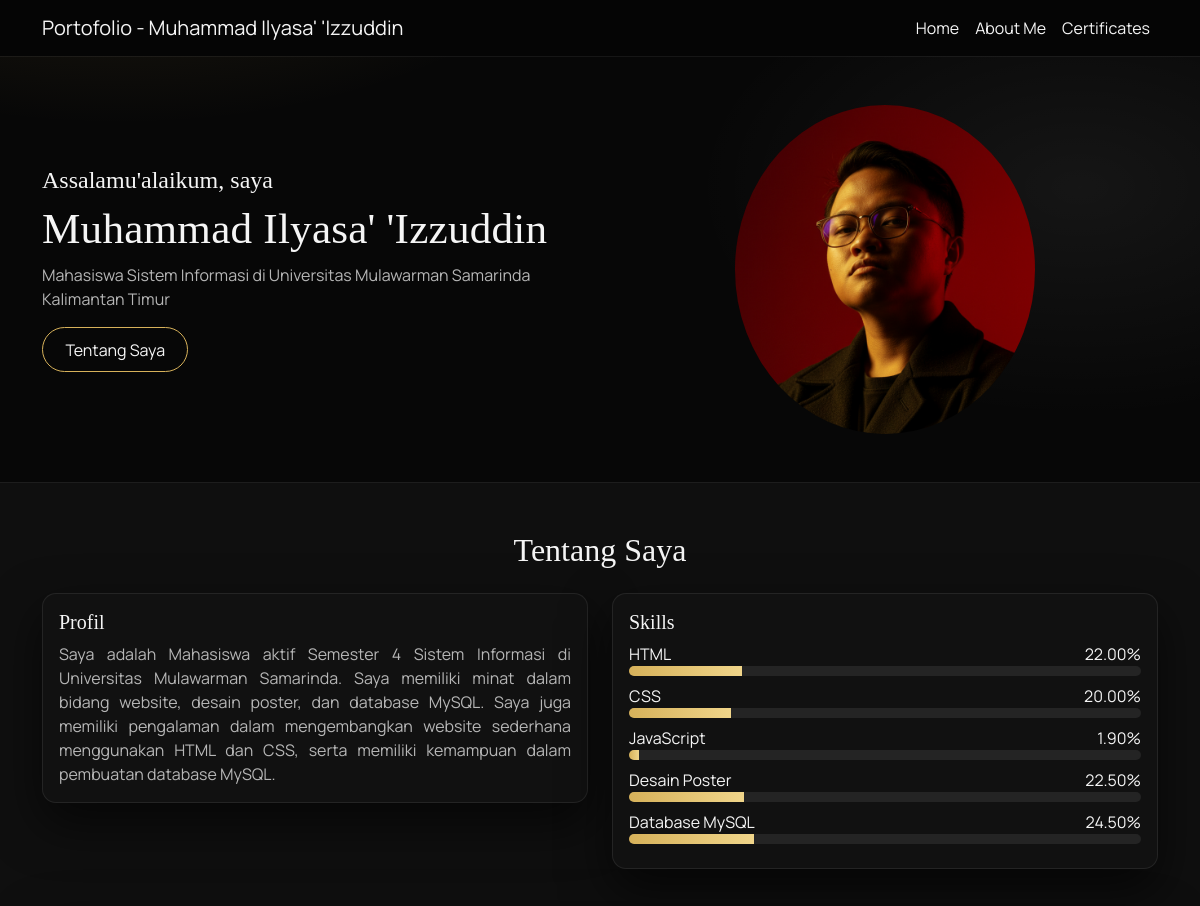
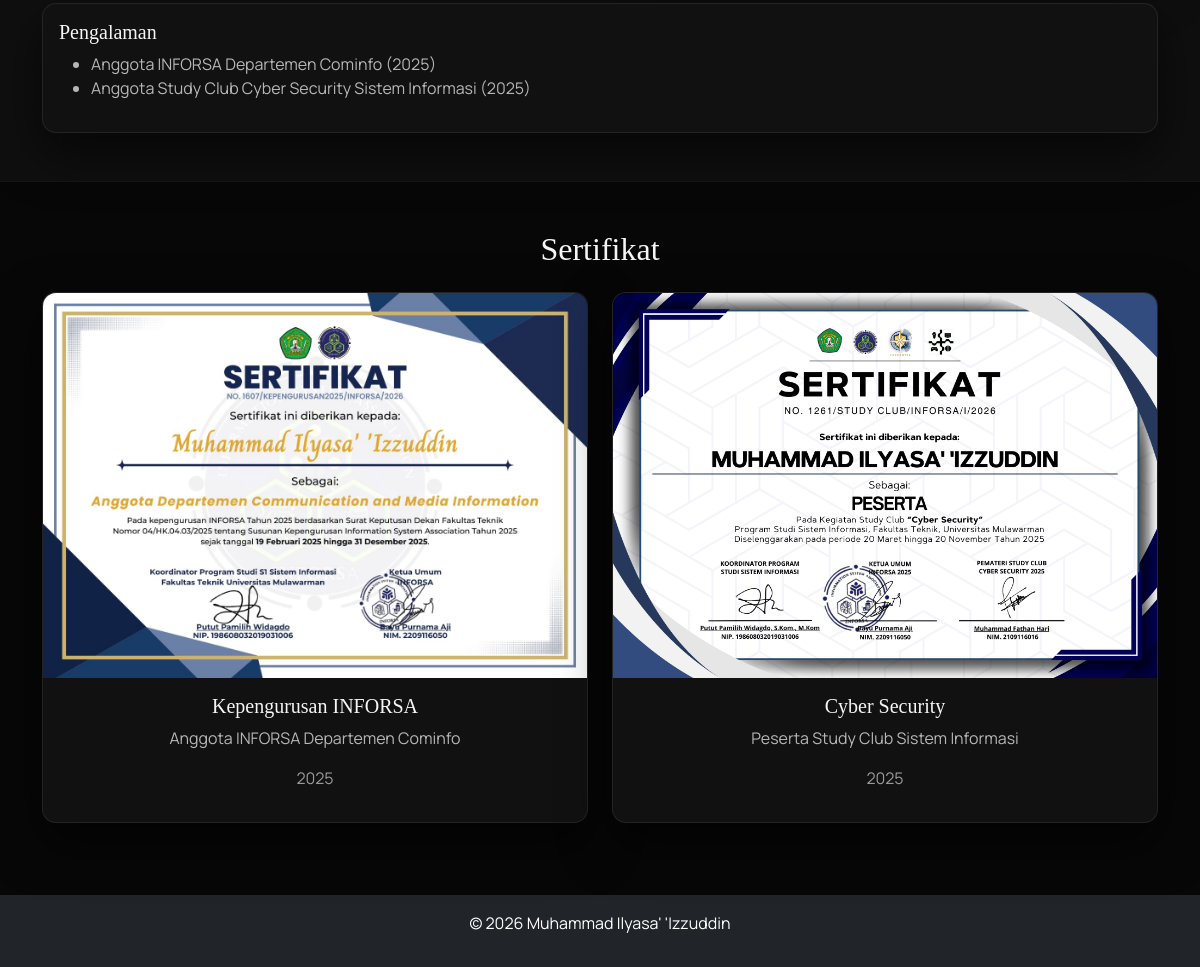
The page / on the database its author committed (2 pictures, top to bottom).
### tables this page shows
CREATE TABLE `profile` (
  `id` int NOT NULL,
  `name` varchar(100) NOT NULL,
  `greeting` varchar(150) NOT NULL,
  `tagline` varchar(200) NOT NULL,
  `description` text NOT NULL,
  `cta_text` varchar(100) NOT NULL,
  `profile_image` varchar(255) NOT NULL,
  `footer_name` varchar(100) NOT NULL,
  `footer_year` varchar(10) NOT NULL
);

CREATE TABLE `about` (
  `id` int NOT NULL,
  `heading` varchar(100) NOT NULL,
  `profile_title` varchar(100) NOT NULL,
  `profile_text` text NOT NULL
);

CREATE TABLE `skills` (
  `id` int NOT NULL,
  `name` varchar(100) NOT NULL,
  `level` decimal(5,2) NOT NULL,
  `sort_order` int NOT NULL DEFAULT '0'
);

CREATE TABLE `experiences` (
  `id` int NOT NULL,
  `description` varchar(255) NOT NULL,
  `sort_order` int NOT NULL DEFAULT '0'
);

CREATE TABLE `certificates` (
  `id` int NOT NULL,
  `title` varchar(150) NOT NULL,
  `description` varchar(255) NOT NULL,
  `year` varchar(10) NOT NULL,
  `image` varchar(255) NOT NULL,
  `sort_order` int NOT NULL DEFAULT '0'
);

### index.php (the view, shortened to what this page needs)
<?php
require __DIR__ . '/config.php';
function e($value) {
    return htmlspecialchars($value ?? '', ENT_QUOTES, 'UTF-8');
}
function asset($path) {
    $path = trim((string) ($path ?? ''));
    $path = ltrim(str_replace('\\', '/', $path), '/');
    $base = rtrim(str_replace('\\', '/', dirname($_SERVER['SCRIPT_NAME'] ?? '')), '/');
    $segments = array_map('rawurlencode', explode('/', $path));
    $encoded = implode('/', $segments);
    if ($base === '' || $base === '.') {
        return '/' . $encoded;
    }
    return $base . '/' . $encoded;
}
$profile = null;
$about = null;
$skills = [];
$experiences = [];
$certificates = [];
if ($conn instanceof mysqli) {
    $profile = $conn->query("SELECT * FROM profile LIMIT 1");
    $profile = $profile ? $profile->fetch_assoc() : null;
    $about = $conn->query("SELECT * FROM about LIMIT 1");
    $about = $about ? $about->fetch_assoc() : null;
    $skillsResult = $conn->query("SELECT * FROM skills ORDER BY sort_order, id");
    if ($skillsResult) {
        while ($row = $skillsResult->fetch_assoc()) {
            $skills[] = $row;
        }
    }
    $expResult = $conn->query("SELECT * FROM experiences ORDER BY sort_order, id");
    if ($expResult) {
        while ($row = $expResult->fetch_assoc()) {
            $experiences[] = $row;
        }
    }
    $certResult = $conn->query("SELECT * FROM certificates ORDER BY sort_order, id");
    if ($certResult) {
        while ($row = $certResult->fetch_assoc()) {
            $certificates[] = $row;
        }
    }
}
$name = $profile['name'] ?? 'Nama Anda';
$greeting = $profile['greeting'] ?? "Assalamu'alaikum, saya";
$tagline = $profile['tagline'] ?? 'Mahasiswa Sistem Informasi';
$ctaText = $profile['cta_text'] ?? 'Tentang Saya';
$profileImage = $profile['profile_image'] ?? 'Foto Ilyasa.png';
$aboutHeading = $about['heading'] ?? 'Tentang Saya';
$aboutTitle = $about['profile_title'] ?? 'Profil';
$aboutText = $about['profile_text'] ?? '';
$footerName = $profile['footer_name'] ?? $name;
$footerYear = $profile['footer_year'] ?? date('Y');
?>
<!DOCTYPE html>
<html lang="id">
<head>
    <link href="https://cdn.jsdelivr.net/npm/bootstrap@5.3.0/dist/css/bootstrap.min.css" rel="stylesheet">
    <link rel="stylesheet" href="<?php echo e(asset('style.css')); ?>">
</head>
<body>
    <nav class="navbar navbar-expand-lg navbar-dark bg-primary">
        <div class="container">
            <a class="navbar-brand" href="#">Portofolio - <?php echo e($name); ?></a>
            <div class="collapse navbar-collapse" id="navbarNav">
                <ul class="navbar-nav ms-auto">
                    <li class="nav-item"><a class="nav-link" href="#home">Home</a></li>
                    <li class="nav-item"><a class="nav-link" href="#about">About Me</a></li>
                    <li class="nav-item"><a class="nav-link" href="#certificates">Certificates</a></li>
                </ul>
            </div>
        </div>
    </nav>
    <section id="home" class="py-5 section-divider">
        <div class="container">
            <div class="row align-items-center">
                <div class="col-md-6">
                    <h4><?php echo e($greeting); ?></h4>
                    <h1><?php echo e($name); ?></h1>
                    <p><?php echo e($tagline); ?></p>
                    <a href="#about" class="btn btn-primary"><?php echo e($ctaText); ?></a>
                </div>
                <div class="col-md-6 text-center">
                    <img src="<?php echo e(asset($profileImage)); ?>" alt="Foto Profil" class="img-fluid rounded-circle" style="max-width: 300px;">
                </div>
            </div>
        </div>
    </section>
    <section id="about" class="py-5 bg-light section-divider">
        <div class="container">
            <h2 class="text-center mb-4"><?php echo e($aboutHeading); ?></h2>
            <div class="row">
                <div class="col-md-6 mb-4">
                    <div class="card">
                        <div class="card-body">
                            <h5 class="card-title"><?php echo e($aboutTitle); ?></h5>
                            <p class="card-text"><?php echo e($aboutText); ?></p>
                        </div>
                    </div>
                </div>
                <div class="col-md-6 mb-4">
                    <div class="card">
                        <div class="card-body">
                            <h5 class="card-title">Skills</h5>
                            <?php if (count($skills) > 0) : ?>
                                <?php foreach ($skills as $skill) : ?>
                                    <div class="mb-2">
                                        <div class="d-flex justify-content-between">
                                            <span><?php echo e($skill['name'] ?? ''); ?></span>
                                            <span><?php echo e($skill['level'] ?? '0'); ?>%</span>
                                        </div>
                                        <div class="progress">
                                            <div class="progress-bar" style="width: <?php echo e($skill['level'] ?? '0'); ?>%"></div>
                                        </div>
                                    </div>
                                <?php endforeach; ?>
                            <?php else : ?>
                                <p class="card-text">Belum ada data skill.</p>
                            <?php endif; ?>
                        </div>
                    </div>
                </div>
            </div>
            <div class="row mt-3">
                <div class="col-12">
                    <div class="card">
                        <div class="card-body">
                            <h5 class="card-title">Pengalaman</h5>
                            <?php if (count($experiences) > 0) : ?>
                                <ul>
                                    <?php foreach ($experiences as $exp) : ?>
                                        <li><?php echo e($exp['description'] ?? ''); ?></li>
                                    <?php endforeach; ?>
                                </ul>
                            <?php else : ?>
                                <p class="card-text">Belum ada data pengalaman.</p>
                            <?php endif; ?>
                        </div>
                    </div>
                </div>
            </div>
        </div>
    </section>
    <section id="certificates" class="py-5 section-divider">
        <div class="container">
            <h2 class="text-center mb-4">Sertifikat</h2>
            <div class="row justify-content-center">
                <?php if (count($certificates) > 0) : ?>
                    <?php foreach ($certificates as $cert) : ?>
                        <div class="col-md-6 mb-4">
                            <div class="card h-100">
                                <img src="<?php echo e(asset($cert['image'] ?? '')); ?>" class="card-img-top" alt="Sertifikat">
                                <div class="card-body text-center">
                                    <h5 class="card-title text-center"><?php echo e($cert['title'] ?? ''); ?></h5>
                                    <p class="card-text text-center"><?php echo e($cert['description'] ?? ''); ?></p>
                                    <p class="text-muted text-center"><?php echo e($cert['year'] ?? ''); ?></p>
                                </div>
                            </div>
                        </div>
                    <?php endforeach; ?>
                <?php else : ?>
                    <p class="text-center">Belum ada data sertifikat.</p>
                <?php endif; ?>
            </div>
        </div>
    </section>
    <footer class="bg-dark text-white text-center py-3">
        <p>&copy; <?php echo e($footerYear); ?> <?php echo e($footerName); ?></p>
    </footer>
</body>
</html>

### style.css (style rules this page uses)
:root { --bg: #070707; --surface: #111111; --ink: #f5f5f5; --muted: #b6b6b6; --accent: #d6b15a; --border: rgba(255, 255, 255, 0.08); --shadow: 0 20px 50px rgba(0, 0, 0, 0.6); }
body { font-family: "Manrope", "Segoe UI", sans-serif; background-color: var(--bg); background-image: radial-gradient(900px 520px at 10% -10%, rgba(214, 177, 90, 0.18) 0%, rgba(7, 7, 7, 0) 60%), radial-gradient(700px 420px at 90% 10%, rgba(255, 255, 255, 0.06) 0%, rgba(7, 7, 7, 0) 55%); color: var(--ink); }
section { min-height: 50vh; padding-top: 96px; }
.section-divider { border-top: 1px solid rgba(255, 255, 255, 0.06); }
h1 { font-family: "Playfair Display", "Times New Roman", serif; font-size: 2.7rem; color: var(--ink); letter-spacing: 0.2px; }
h2, h4, h5 { font-family: "Playfair Display", "Times New Roman", serif; color: var(--ink); }
p { color: var(--muted); }
.bg-primary { background-color: #050505 !important; }
.navbar-dark .navbar-nav .nav-link { color: #f5f5f5; position: relative; }
.navbar-dark .navbar-brand { color: #f5f5f5; }
.navbar-dark .navbar-nav .nav-link::after { content: ""; position: absolute; left: 0; bottom: -6px; width: 0%; height: 1px; background-color: var(--accent); transition: width 0.2s ease; }
.card { background-color: var(--surface); border: 1px solid var(--border); box-shadow: var(--shadow); color: var(--ink); border-radius: 14px; overflow: hidden; transform: translateY(0); transition: transform 0.2s ease, box-shadow 0.2s ease; }
.card-title { color: var(--ink) !important; }
.card-text { color: var(--muted) !important; }
.text-muted { color: #9a9a9a !important; }
.bg-light { background-color: #0f0f0f !important; }
.progress { background-color: rgba(255, 255, 255, 0.08); height: 10px; border-radius: 999px; }
.progress-bar { background: linear-gradient(90deg, #d6b15a, #f0d58a); }
footer { background-color: #050505; color: #f5f5f5; }
footer p, footer a { color: #ffffff; }
a { color: #f5f5f5; text-decoration: none; }
ul li { color: var(--muted); }
.card-text { text-align: justify; }
.btn-primary { background-color: transparent; border-color: var(--accent); color: #f5f5f5; border-radius: 999px; padding: 0.6rem 1.4rem; }
.card-img-top { width: 100%; height: auto; object-fit: contain; background-color: #0b0b0b; }

### rows shown on the page
profile: name "Muhammad Ilyasa' 'Izzuddin", greeting "Assalamu'alaikum, saya", tagline "Mahasiswa Sistem Informasi di Universitas Mulawarman Samarinda Kalimantan Timur", cta_text "Tentang Saya", profile_image (picture), footer_name "Muhammad Ilyasa' 'Izzuddin"
about: heading "Tentang Saya", profile_title "Profil", profile_text "Saya adalah Mahasiswa aktif Semester 4 Sistem Informasi di Universitas Mulawarman Samarinda. Saya memiliki minat dalam bidang website, desain poster, dan database MySQL. Saya juga memiliki pengalaman dalam mengembangkan website sederhana menggunakan HTML dan CSS, serta memiliki kemampuan dalam pembuatan database MySQL."
skills: name "HTML", level "22.00"
skills: name "CSS", level "20.00"
skills: name "JavaScript", level "1.90"
skills: name "Desain Poster", level "22.50"
skills: name "Database MySQL", level "24.50"
experiences: description "Anggota INFORSA Departemen Cominfo (2025)"
experiences: description "Anggota Study Club Cyber Security Sistem Informasi (2025)"
certificates: image (picture), title "Kepengurusan INFORSA", description "Anggota INFORSA Departemen Cominfo", year "2025"
certificates: image (picture), title "Cyber Security", description "Peserta Study Club Sistem Informasi", year "2025"
